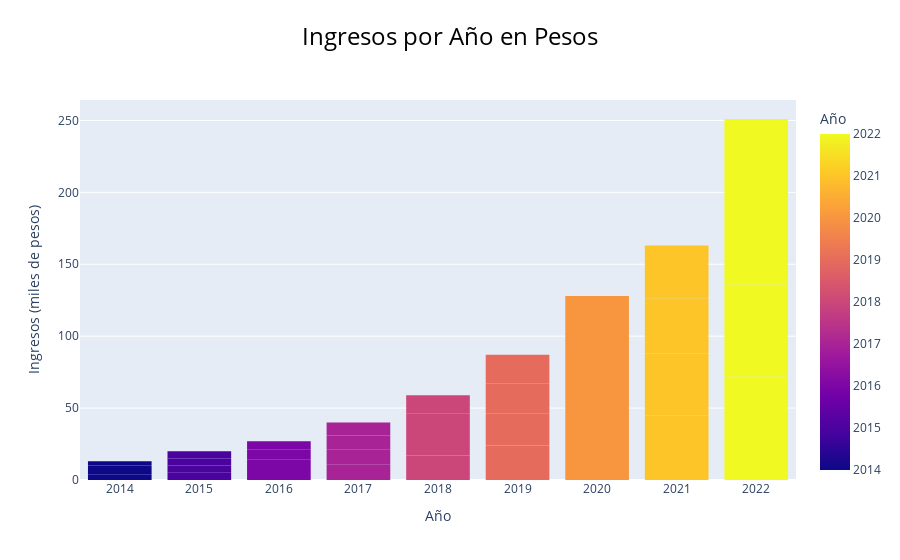

Notebook cell for this chart:
### Code cell
# Ingresos trimestrales por la prestacion del servicio de internet fijo Argentina 2014-2022

fig = px.bar(df12, x='Año', y='Ingresos (miles de pesos)', color='Año', title='Ingresos por Año',
             labels={'Ingresos (miles de pesos)': 'Ingresos (miles de pesos)'},
             color_discrete_sequence=px.colors.sequential.Blues)  # Paleta de colores azules

# Desactivar rayas dentro de cada barra
fig.update_traces(marker=dict(line=dict(width=0)))

# Resaltar el título
fig.update_layout(
    title={
        'text': "Ingresos por Año en Pesos",
        'y':0.95,
        'x':0.5,
        'xanchor': 'center',
        'yanchor': 'top',
        'font': dict(
            size=24,
            color="black")
    }
)

# Mostrar el gráfico
fig.show()

### Figure 1 — Plotly figure (JSON) as saved in the notebook; plotly's stock layout.template omitted (floating-point values rounded to 4 significant figures)
{"data": [{"alignmentgroup": "True", "hovertemplate": "Año=%{marker.color}<br>Ingresos (miles de pesos)=%{y}<extra></extra>", "legendgroup": "", "marker": {"color": [2022, 2022, 2022, 2022, 2021, 2021, 2021, 2021, 2020, 2020, 2020, 2020, 2019, 2019, 2019, 2019, 2018, 2018, 2018, 2018, 2017, 2017, 2017, 2017, 2016, 2016, 2016, 2016, 2015, 2015, 2015, 2015, 2014, 2014, 2014, 2014], "coloraxis": "coloraxis", "line": {"width": 0}, "pattern": {"shape": ""}}, "name": "", "offsetgroup": "", "orientation": "v", "showlegend": false, "textposition": "auto", "type": "bar", "x": [2022, 2022, 2022, 2022, 2021, 2021, 2021, 2021, 2020, 2020, 2020, 2020, 2019, 2019, 2019, 2019, 2018, 2018, 2018, 2018, 2017, 2017, 2017, 2017, 2016, 2016, 2016, 2016, 2015, 2015, 2015, 2015, 2014, 2014, 2014, 2014], "xaxis": "x", "y": [72, 64, 60, 55, 45, 43, 38, 37, 34, 32, 32, 30, 24, 22, 21, 20, 17, 15, 14, 13, 11, 10, 10, 9, 7, 7, 7, 6, 5, 5, 5, 5, 4, 3, 3, 3], "yaxis": "y"}], "layout": {"barmode": "relative", "coloraxis": {"colorbar": {"title": {"text": "Año"}}, "colorscale": [[0, "#0d0887"], [0.1111, "#46039f"], [0.2222, "#7201a8"], [0.3333, "#9c179e"], [0.4444, "#bd3786"], [0.5556, "#d8576b"], [0.6667, "#ed7953"], [0.7778, "#fb9f3a"], [0.8889, "#fdca26"], [1, "#f0f921"]]}, "legend": {"tracegroupgap": 0}, "title": {"font": {"color": "black", "size": 24}, "text": "Ingresos por Año en Pesos", "x": 0.5, "xanchor": "center", "y": 0.95, "yanchor": "top"}, "xaxis": {"anchor": "y", "domain": [0, 1], "title": {"text": "Año"}}, "yaxis": {"anchor": "x", "domain": [0, 1], "title": {"text": "Ingresos (miles de pesos)"}}}}
